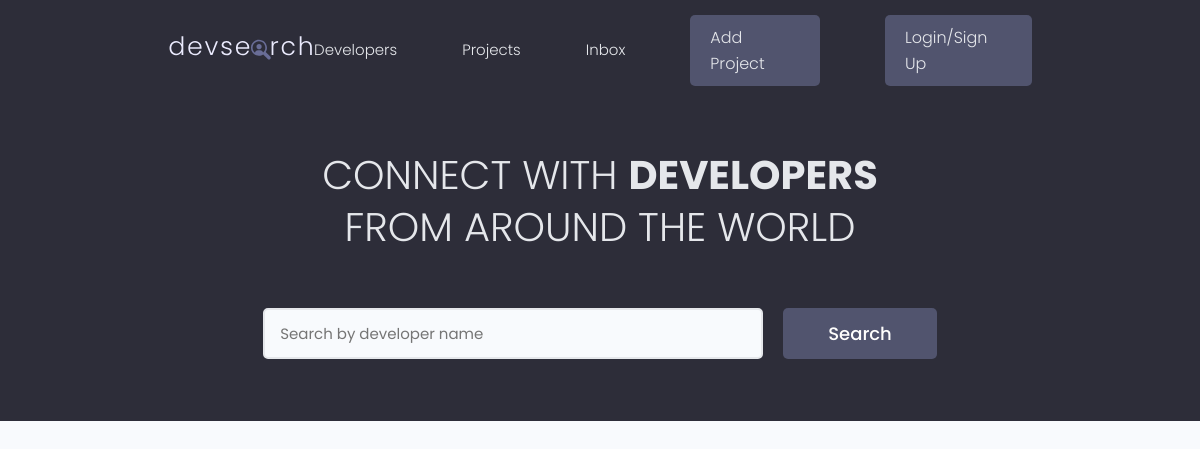
The app's page /, older data.
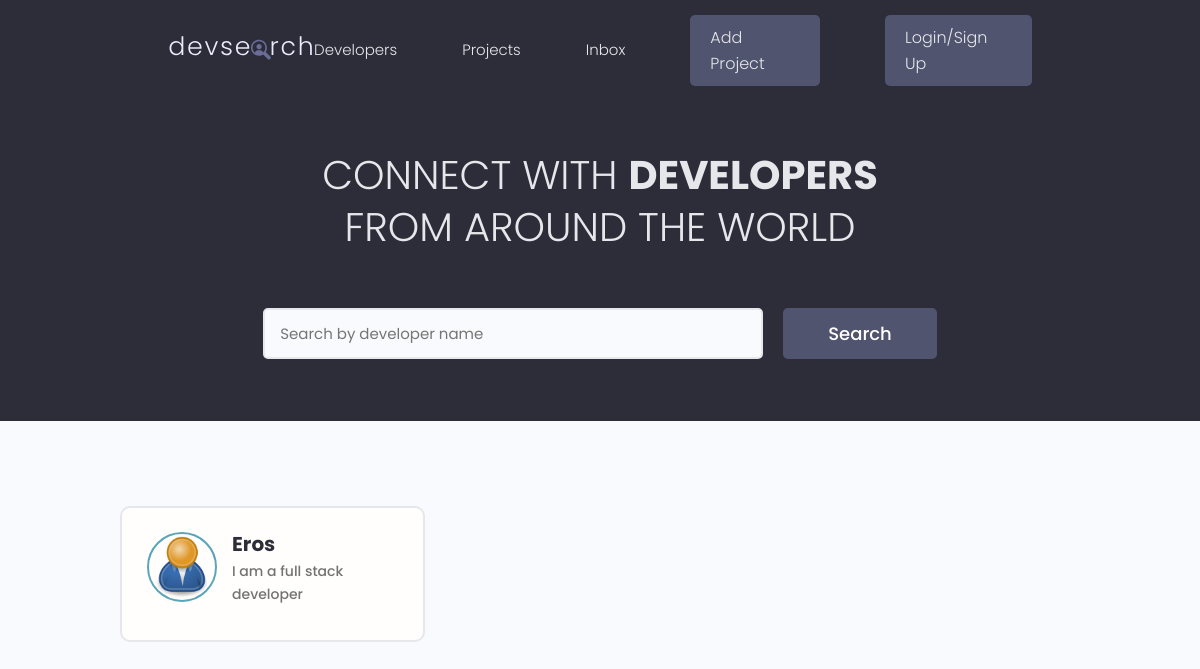
The same page, newer data.
### users/models.py (models this page shows, shortened)
class Profile(models.Model):
    user = models.OneToOneField(User, on_delete=models.CASCADE, null=True, blank=True)
    name = models.CharField(max_length=200, blank=True, null=True)
    email = models.EmailField(max_length=500, blank=True, null=True)
    username = models.CharField(max_length=200, blank=True, null=True)
    location = models.CharField(max_length=200, blank=True, null=True)
    short_intro = models.CharField(max_length=200, blank=True, null=True)
    bio = models.TextField(blank=True, null=True)
    profile_image = models.ImageField(
        null=True, blank=True, upload_to='profiles', default="profiles/user-default.png")
    social_github = models.CharField(max_length=200, blank=True, null=True)
    social_twitter = models.CharField(max_length=200, blank=True, null=True)
    social_linkedin = models.CharField(max_length=200, blank=True, null=True)
    social_youtube = models.CharField(max_length=200, blank=True, null=True)
    social_website = models.CharField(max_length=200, blank=True, null=True)
    created = models.DateTimeField(auto_now_add=True)
    id = models.UUIDField(
        default=uuid.uuid4, unique=True, primary_key=True, editable=False)

### users/views.py (the view)
# urls.py: path('', views.profiles, name="profiles"),
def profiles(request):
    profiles = Profile.objects.all()
    context = {'profiles' : profiles}
    return render(request, 'users/profiles.html', context)

### users/templates/users/profiles.html (shortened to what this page needs)
{% extends 'main.html' %}
{% block content %}
<main class="home">
    <section class="hero-section text-center">
      <div class="container container--narrow">
        <div class="hero-section__box">
          <h2>CONNECT WITH <span>DEVELOPERS</span></h2>
          <h2>FROM AROUND THE WORLD</h2>
        </div>
        <div class="hero-section__search">
          <form class="form" action="#" method="get">
            <div class="form__field">
              <input class="input input--text" id="formInput#search" type="text" name="text"
                placeholder="Search by developer name" />
            </div>
            <input class="btn btn--sub btn--lg" type="submit" value="Search" />
          </form>
        </div>
      </div>
    </section>
    <section class="devlist">
      <div class="container">
        <div class="grid grid--three">
            {% for profile in profiles %}
          <div class="column card">
            <div class="dev">
              <a href="{% url 'user-profile' profile.id %}" class="card__body">
                <div class="dev__profile">
                  <img class="avatar avatar--md" src="{{ profile.profile_image.url }}" alt="image" />
                  <div class="dev__meta">
                    <h3>{{profile.name}}</h3>
                    <h5>{{profile.short_intro}}</h5>
                  </div>
                </div>
              </a>
            </div>
          </div>
          {% endfor %}
        </div>
      </div>
    </section>
  </main>
{% endblock content %}

Row changes from the older to the newer data that the page shows:
added Profile: profile_image (placeholder picture), name "Eros", short_intro "I am a full stack developer"
